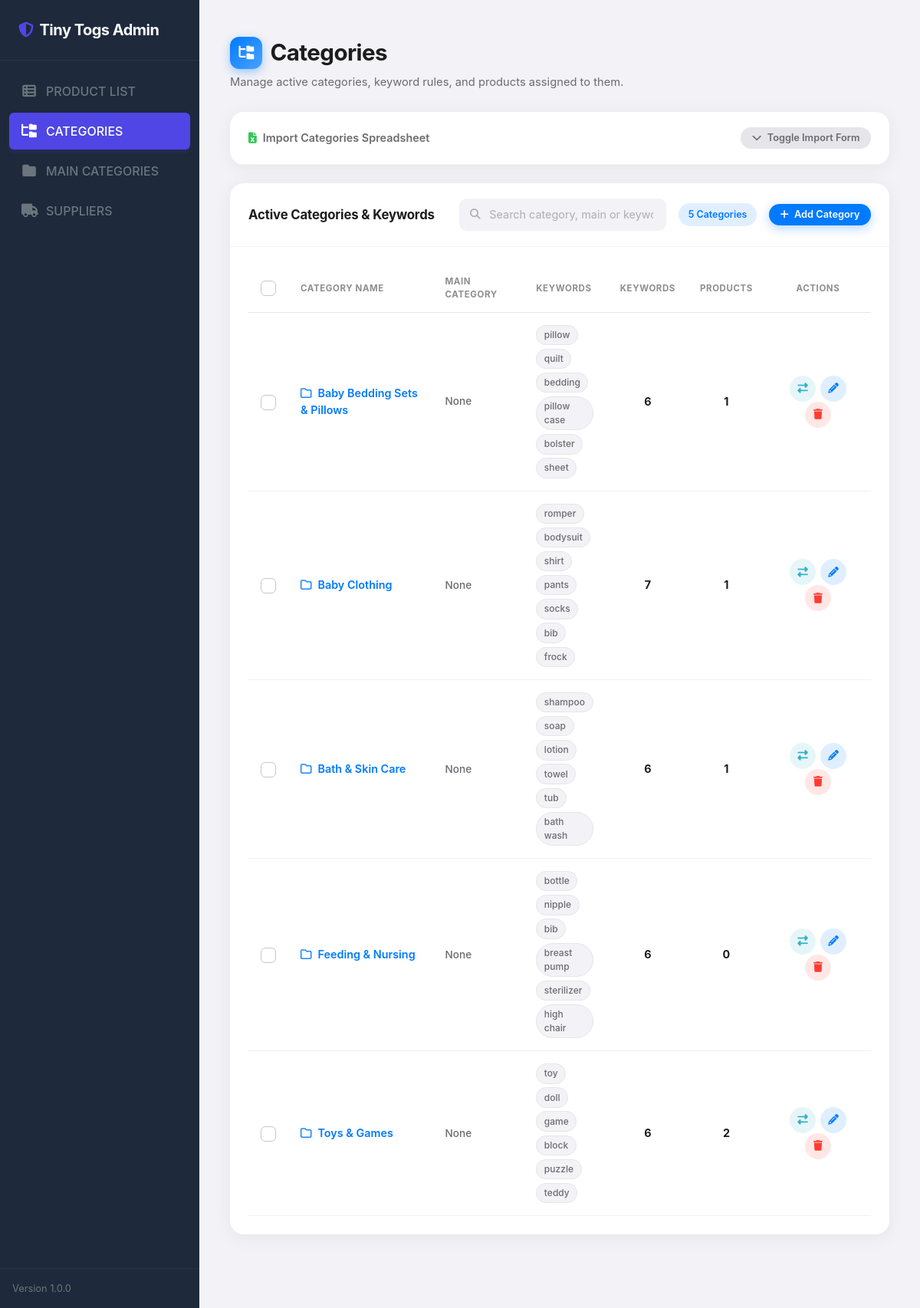
Page /import-categories.php on the committed database.
### tables this page shows
CREATE TABLE IF NOT EXISTS `categories` (
  `id` INT AUTO_INCREMENT PRIMARY KEY,
  `category_name` VARCHAR(255) NOT NULL,
  `main_category` VARCHAR(255) NULL,
  `including_items` TEXT NULL,
  `is_auto_created` TINYINT(1) DEFAULT 0,
  `created_at` TIMESTAMP DEFAULT CURRENT_TIMESTAMP,
  UNIQUE KEY `idx_category_name` (`category_name`)
);

### config/bootstrap.php (called while the page is built, shortened)
<?php
spl_autoload_register(function ($class) {
    $base_dir = ROOT_PATH;
    $parts = explode('\\', $class);
    if (count($parts) > 1) {
        $parts[0] = strtolower($parts[0]);
    }
    $file = $base_dir . implode('/', $parts) . '.php';
});
    ?>

### config/database.php (called while the page is built, shortened)
<?php
class Database {
    private static $host = 'localhost';
    private static $db_name = 'product_category_val';
    private static $username = 'suzxlabs';
    private static $password = 'Susara@200611003614';
    private static $conn = null;
    public static function getConnection() {
        if (self::$conn === null) {
            try {
                self::$conn = new PDO(
                    "mysql:host=" . self::$host . ";dbname=" . self::$db_name . ";charset=utf8mb4",
                    self::$username,
                    self::$password,
                    [
                        PDO::ATTR_ERRMODE => PDO::ERRMODE_EXCEPTION,
                        PDO::ATTR_DEFAULT_FETCH_MODE => PDO::FETCH_ASSOC,
                        PDO::ATTR_EMULATE_PREPARES => false,
                    ]
                );
            } catch (PDOException $exception) {
                die("Connection error: " . $exception->getMessage());
            }
        }
        return self::$conn;
    }
}

### models/Category.php (called while the page is built, shortened)
<?php
class Category {
    private $db;
    public function __construct() {
        $this->db = Database::getConnection();
    }
    public function getAll() {
        $sql = "SELECT c.id, c.category_name, c.main_category, c.including_items, c.is_auto_created, c.created_at,
                       (SELECT COUNT(*) FROM products p WHERE p.current_category = c.category_name) AS product_count
                FROM categories c
                ORDER BY c.main_category ASC, c.category_name ASC";
        $stmt = $this->db->query($sql);
        return $stmt->fetchAll();
    }
}

### import-categories.php (the view, shortened to what this page needs)
<?php
require_once __DIR__ . '/config/bootstrap.php';
$categoryModel = new Category();
$categories = $categoryModel->getAll();
include __DIR__ . '/views/layout/header.php';
?>
<div class="ios-wrap">
    <div class="ios-page-header">
        <h1 class="ios-page-title">
            <span class="icon-badge"><i class="fa-solid fa-folder-tree"></i></span>
            Categories
        </h1>
        <p class="ios-page-subtitle">Manage active categories, keyword rules, and products assigned to them.</p>
    </div>
    <div class="ios-card">
        <div class="ios-card-header">
            <h6 class="ios-card-subtitle"><i class="fa-solid fa-file-excel" style="color: var(--ios-green);"></i>Import Categories Spreadsheet</h6>
            <button class="ios-btn ios-btn-outline-soft ios-btn-sm" type="button" data-bs-toggle="collapse" data-bs-target="#importSection" aria-expanded="false" aria-controls="importSection">
                <i class="fa-solid fa-chevron-down"></i> Toggle Import Form
            </button>
        </div>
    </div>
    <div class="row" id="categoryLayoutRow">
        <div class="col-lg-12 transition-width" id="categoryCardContainer">
            <div class="ios-card">
                <div class="ios-card-header">
                    <h5 class="ios-card-title">Active Categories &amp; Keywords</h5>
                    <div class="d-flex align-items-center gap-3 flex-wrap">
                        <div class="ios-search-box" style="width: 270px;">
                            <input type="text" id="searchCategoryName" class="ios-input" placeholder="Search category, main or keyword...">
                        </div>
                        <span class="ios-pill ios-pill-blue"><?= count($categories) ?> Categories</span>
                        <button class="ios-btn ios-btn-primary ios-btn-sm" id="addCategoryBtn">
                            <i class="fa-solid fa-plus"></i>Add Category
                        </button>
                    </div>
                </div>
                <div class="ios-card-body">
                    <div class="table-responsive">
                        <table class="ios-table" id="categoriesTable">
                            <thead>
                                <tr>
                                    <th class="text-center" style="width: 40px;">
                                        <input type="checkbox" id="selectAllCatCheckbox" class="form-check-input">
                                    </th>
                                    <th style="width: 25%">Category Name</th>
                                    <th style="width: 15%">Main Category</th>
                                    <th>Keywords</th>
                                    <th class="text-center" style="width: 8%">Keywords</th>
                                    <th class="text-center" style="width: 8%">Products</th>
                                    <th class="text-center" style="width: 18%">Actions</th>
                                </tr>
                            </thead>
                            <tbody>
                                <?php if (empty($categories)): ?>
                                    <tr>
                                        <td colspan="7" class="text-center text-muted py-4">No categories imported yet.</td>
                                    </tr>
                                <?php else: ?>
                                    <?php foreach ($categories as $cat): ?>
                                        <tr data-id="<?= $cat['id'] ?>" data-name="<?= htmlspecialchars($cat['category_name']) ?>" data-main="<?= htmlspecialchars($cat['main_category'] ?? '') ?>" data-items="<?= htmlspecialchars($cat['including_items']) ?>">
                                            <td class="text-center">
                                                <input type="checkbox" class="form-check-input cat-checkbox" value="<?= $cat['id'] ?>">
                                            </td>
                                            <td>
                                                <a href="#" class="clickable-category">
                                                    <i class="fa-regular fa-folder me-2"></i><?= htmlspecialchars($cat['category_name']) ?>
                                                </a>
                                            </td>
                                            <td style="color: var(--ios-secondary-label); font-size: 0.85rem; font-weight: 500;">
                                                <?= htmlspecialchars($cat['main_category'] ?? 'None') ?>
                                            </td>
                                            <td>
                                                <?php
                                                $kws = explode(',', $cat['including_items']);
                                                $kwCount = 0;
                                                foreach ($kws as $kw):
                                                    $kwCount++;
                                                ?>
                                                    <span class="ios-keyword-chip"><?= htmlspecialchars(trim($kw)) ?></span>
                                                <?php endforeach; ?>
                                            </td>
                                            <td class="text-center ios-count-blue">
                                                <?= $kwCount ?>
                                            </td>
                                            <td class="text-center ios-count-green">
                                                <?= (int)($cat['product_count'] ?? 0) ?>
                                            </td>
                                            <td class="text-center">
                                                <button class="ios-icon-btn info transfer-category-btn" title="Transfer Products">
                                                    <i class="fa-solid fa-right-left"></i>
                                                </button>
                                                <button class="ios-icon-btn edit edit-category-btn" title="Edit Category">
                                                    <i class="fa-solid fa-pencil"></i>
                                                </button>
                                                <button class="ios-icon-btn danger delete-category-btn" title="Delete Category">
                                                    <i class="fa-solid fa-trash"></i>
                                                </button>
                                            </td>
                                        </tr>
                                    <?php endforeach; ?>
                                <?php endif; ?>
                            </tbody>
                        </table>
                    </div>
                </div>
            </div>
        </div>
    </div>
</div>
<?php
include __DIR__ . '/views/layout/footer.php';
?>

### views/layout/header.php (shortened to what this page needs)
<?php
$current_page = basename($_SERVER['PHP_SELF']);
?>
<!DOCTYPE html>
<html lang="en" data-theme="light">
<head>
    <link href="https://cdn.jsdelivr.net/npm/bootstrap@5.3.2/dist/css/bootstrap.min.css" rel="stylesheet">
    <link href="https://cdnjs.cloudflare.com/ajax/libs/font-awesome/6.4.2/css/all.min.css" rel="stylesheet">
    <link href="https://cdn.datatables.net/1.13.7/css/dataTables.bootstrap5.min.css" rel="stylesheet">
    <link href="https://cdn.datatables.net/select/1.7.0/css/select.bootstrap5.min.css" rel="stylesheet">
    <link href="assets/css/style.css" rel="stylesheet">
</head>
<body>
    <div id="wrapper">
        <aside id="sidebar">
            <div class="brand">
                <i class="fa-solid fa-shield-halved"></i>
                <span>Tiny Togs Admin</span>
            </div>
            <ul class="nav-list">
                <li class="nav-item">
                    <a href="index.php" class="nav-link <?= ($current_page == 'index.php') ? 'active' : '' ?>">
                        <i class="fa-solid fa-table-list"></i>
                        <span>PRODUCT LIST</span>
                    </a>
                </li>
                <li class="nav-item">
                    <a href="import-categories.php" class="nav-link <?= ($current_page == 'import-categories.php') ? 'active' : '' ?>">
                        <i class="fa-solid fa-folder-tree"></i>
                        <span>CATEGORIES</span>
                    </a>
                </li>
                <li class="nav-item">
                    <a href="main-categories.php" class="nav-link <?= ($current_page == 'main-categories.php') ? 'active' : '' ?>">
                        <i class="fa-solid fa-folder"></i>
                        <span>MAIN CATEGORIES</span>
                    </a>
                </li>
                <li class="nav-item">
                    <a href="suppliers.php" class="nav-link <?= ($current_page == 'suppliers.php') ? 'active' : '' ?>">
                        <i class="fa-solid fa-truck"></i>
                        <span>SUPPLIERS</span>
                    </a>
                </li>
            </ul>
            <div class="sidebar-footer">
                <span>Version 1.0.0</span>
            </div>
        </aside>
        <div id="content-wrapper">
            <main class="main-content">

### views/layout/footer.php (shortened to what this page needs)
            </main>
        </div>
    </div>
</body>
</html>

### assets/css/style.css (style rules this page uses)
:root { --bg-color: #f8f9fa; --card-bg: #ffffff; --text-color: #212529; --text-muted: #6c757d; --sidebar-bg: #1e293b; --sidebar-text: #f8fafc; --sidebar-hover-bg: #334155; --sidebar-active-bg: #4f46e5; --border-color: #e2e8f0; --primary-color: #4f46e5; --primary-hover: #4338ca; --success-color: #10b981; --warning-color: #f59e0b; --danger-color: #ef4444; --info-color: #06b6d4; --shadow-sm: 0 1px 3px rgba(0,0,0,0.1); --shadow-md: 0 4px 6px -1px rgba(0,0,0,0.1), 0 2px 4px -1px rgba(0,0,0,0.06); --shadow-lg: 0 10px 15px -3px rgba(0,0,0,0.1), 0 4px 6px -2px rgba(0,0,0,0.05); --glass-bg: rgba(255, 255, 255, 0.7); --glass-border: rgba(255, 255, 255, 0.4); --glass-blur: 10px; }
body { font-family: 'Inter', system-ui, -apple-system, sans-serif; background-color: var(--bg-color); color: var(--text-color); transition: background-color 0.3s ease, color 0.3s ease; overflow-x: hidden; }
#wrapper { display: flex; width: 100vw; height: 100vh; overflow: hidden; }
#sidebar { width: 260px; min-width: 260px; background-color: var(--sidebar-bg); color: var(--sidebar-text); display: flex; flex-direction: column; height: 100%; transition: all 0.3s ease; z-index: 1000; }
#sidebar .brand { padding: 1.5rem; font-size: 1.25rem; font-weight: 700; letter-spacing: -0.025em; border-bottom: 1px solid rgba(255, 255, 255, 0.05); display: flex; align-items: center; gap: 0.5rem; }
#sidebar .brand i { color: var(--primary-color); }
#sidebar .nav-list { flex-grow: 1; list-style: none; padding: 1rem 0.75rem; margin: 0; overflow-y: auto; }
#sidebar .nav-item { margin-bottom: 0.25rem; }
#sidebar .nav-link { display: flex; align-items: center; gap: 0.75rem; padding: 0.75rem 1rem; color: var(--text-muted); text-decoration: none; border-radius: 0.375rem; font-weight: 500; transition: all 0.2s ease; }
#sidebar .nav-link.active { background-color: var(--sidebar-active-bg); color: #ffffff; box-shadow: 0 4px 6px -1px rgba(79, 70, 229, 0.2); }
#sidebar .nav-link i { font-size: 1.1rem; width: 20px; text-align: center; }
#sidebar .sidebar-footer { padding: 1rem; border-top: 1px solid rgba(255, 255, 255, 0.05); font-size: 0.8rem; color: var(--text-muted); }
#content-wrapper { flex-grow: 1; display: flex; flex-direction: column; height: 100%; overflow-y: auto; }
.main-content { padding: 1.5rem; flex-grow: 1; }

### rows in the picture
categories: category_name "Baby Bedding Sets & Pillows", main_category "None", including_items "pillow", including_items "quilt", including_items "bedding", including_items "pillow case", including_items "bolster", including_items "sheet", kwCount "6", product_count "1"
categories: category_name "Baby Clothing", main_category "None", including_items "romper", including_items "bodysuit", including_items "shirt", including_items "pants", including_items "socks", including_items "bib", including_items "frock", kwCount "7", product_count "1"
categories: category_name "Bath & Skin Care", main_category "None", including_items "shampoo", including_items "soap", including_items "lotion", including_items "towel", including_items "tub", including_items "bath wash", kwCount "6", product_count "1"
categories: category_name "Feeding & Nursing", main_category "None", including_items "bottle", including_items "nipple", including_items "bib", including_items "breast pump", including_items "sterilizer", including_items "high chair", kwCount "6", product_count "0"
categories: category_name "Toys & Games", main_category "None", including_items "toy", including_items "doll", including_items "game", including_items "block", including_items "puzzle", including_items "teddy", kwCount "6", product_count "2"

### other values in the picture
count($categories) "5"
